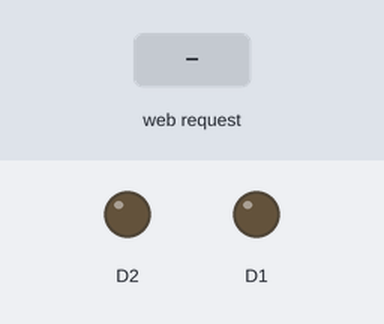
Simulated run of this program. Board: ESP8266 (NodeMCU). On the bench: output pins drawn as LEDs (lit = HIGH). The test bench sets the inputs (shaded band). WiFi joins after 1.5 s; servers stay silent unless stated; what the program prints to the serial monitor is not drawn.

Above: at 2.7 s.
2.8 s: HTTP request GET /led1/on received
At 4.0 s:
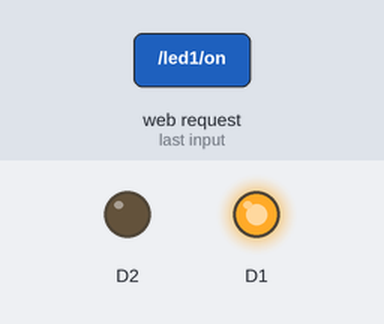
4.3 s: HTTP request GET /led2/on received
At 5.2 s:
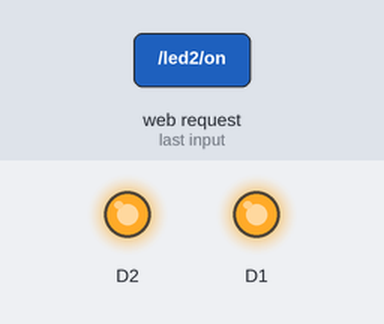
5.8 s: HTTP request GET /led1/off received
At 6.3 s:
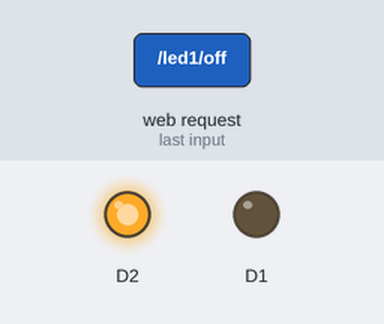
7.3 s: HTTP request GET /led2/off received
At 8.7 s:
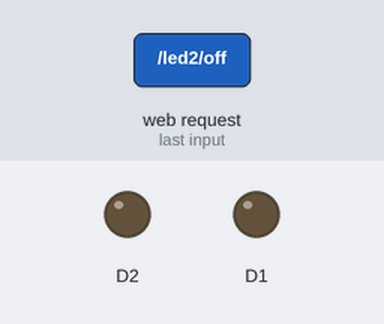
Timing chart, 0 to 9.8 s (numbered marks = the images above; inputs shaded):
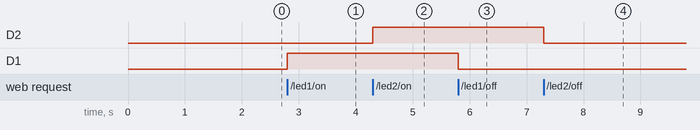

The program:

main.cpp
```cpp
#include <ESP8266WiFi.h>
#include <WiFiClient.h>
#include <ESP8266WebServer.h>

// Replace with your network credentials
const char* ssid = "your network";
const char* password = "your password";

// WebServer Instantiation
ESP8266WebServer server(80);

void handleRoot() {
  // Muestra una página HTML básica con dos botónes para encender y apagar dos LED

  String html = "<!DOCTYPE html><html><body>";
  html += "<style>button {";
  html += "background-color: blue;";
  html += "border-color: white;";
  html += "border-width: 5px;";
  html += "border-height: 5px;";
  html += "border-radius: 50px;";
  html += "color: white;";
  html += "padding: 15px 35px;";
  html += "text-align: center;";
  html += "font-size: 18px;";
  html += "margin: 8px 4px;";
  html += "cursor: pointer;";
  html += "}</style>";
  html += "<center>";
  html += "<h1>Practica 1 IoT Gabriel Cano 2023</h1>";
  html += "<h1>LED 1</h1>";
  html += "<a href=\"/led1/on\"><button>ON</button></a>";
  html += "<a href=\"/led1/off\"><button>OFF</button></a>";
  html += "<h1>LED 2</h1>";
  html += "<a href=\"/led2/on\"><button>ON</button></a>";
  html += "<a href=\"/led2/off\"><button>OFF</button></a>";
  html += "</center>";
  html += "</body></html>";
  server.send(200, "text/html", html);
}

void handleLed1On() {
  // Enciende el LED1
  digitalWrite(D1, HIGH);
  server.send(200, "text/html", "<center><h1>LED 1 Encendido</h1></center>");
}

void handleLed1Off() {
  // Apaga el LED1
  digitalWrite(D1, LOW);
  server.send(200, "text/html", "<center><h1>LED 1 Apagado</h1></center>");
}

void handleLed2On() {
  // Enciende el LED2
  digitalWrite(D2, HIGH);
  server.send(200, "text/html", "<center><h1>LED 2 Encendido</h1></center>");
}

void handledLed2Off() {
  // Apaga el LED2
  digitalWrite(D2, LOW);
  server.send(200, "text/html", "<center><h1>LED 2 Apagado</h1></center>");
}

void setup() {
  // configura los puertos como salidas
  pinMode(D1, OUTPUT);
  pinMode(D2, OUTPUT);

  // Configura las rutas del servidor web
  server.on("/", handleRoot);
  server.on("/led1/on", handleLed1On);
  server.on("/led1/off", handleLed1Off);
  server.on("/led2/on", handleLed2On);
  server.on("/led2/off", handledLed2Off);

  // Inicia el servidor
  server.begin();
  Serial.println("Servidor iniciado");

  //Serial Comunnication and Wifi Connection kick off
  Serial.begin(9600);
  WiFi.begin(ssid, password);
  Serial.println("");

  // Inicializa la conexión WiFi
    while (WiFi.status() != WL_CONNECTED) {
      delay(500);
      Serial.print(".");
    }
    Serial.println("");
    Serial.print("Connected to ");
    Serial.println(ssid);
    Serial.print("IP address: ");
    Serial.println(WiFi.localIP());
}

void loop() {
   //Handle client requests to web Server using .handleClient() method from ESP8266WebServer class
  server.handleClient();
}
```

Measured:
- after the input at 2.8 s, D1: LOW → HIGH at once
- after the input at 4.3 s, D2: LOW → HIGH at once
- after the input at 5.8 s, D1: HIGH → LOW at once
- after the input at 7.3 s, D2: HIGH → LOW at once
